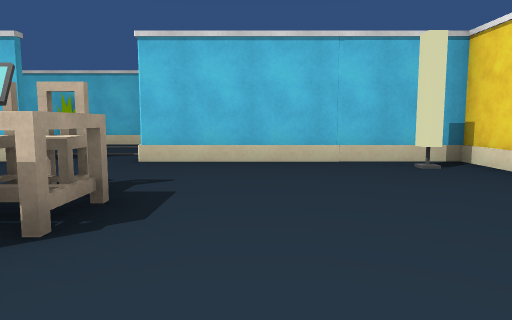
view 1 (above)

21 first-person views from a walk through a 3-D level made in the Unity game engine. The camera is 1.2 m above the floor, tilts 6° down and sees 70° across. The floor is counted in squares, 2 m on a side. Each view is taken from the middle of a square. On the plan, view 1 faces up. The plan holds only what a view shows up to about 10 squares ahead; the rest is blank. The place goes on beyond the plan. The player character is not drawn. Some animated figures are not drawn.

view 2
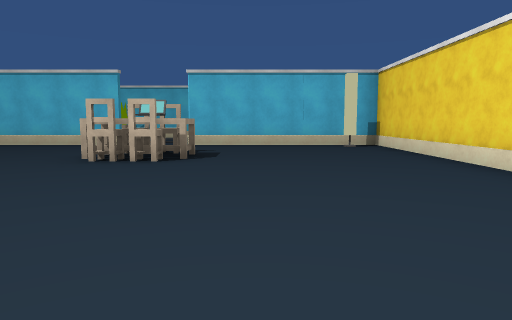

view 3
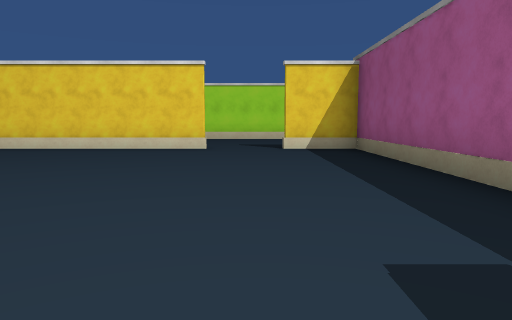

view 4
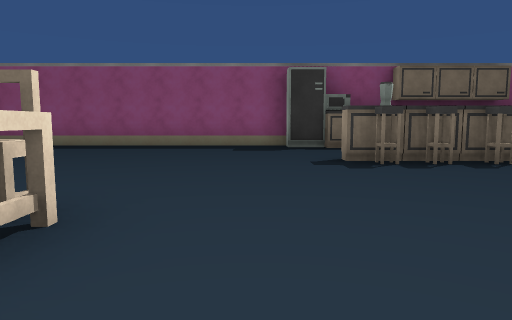

view 5
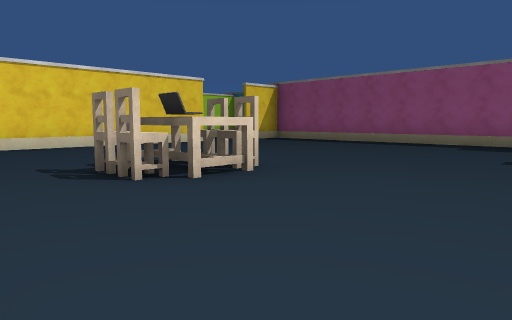

view 6
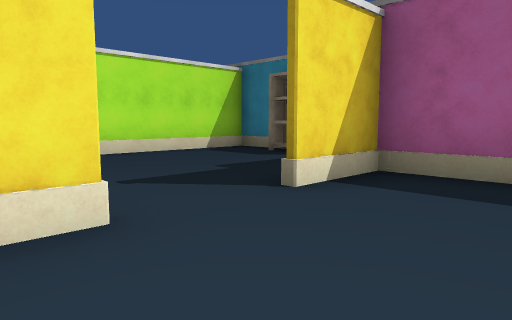

view 7
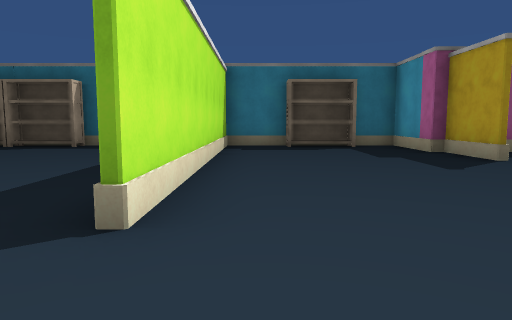

view 8
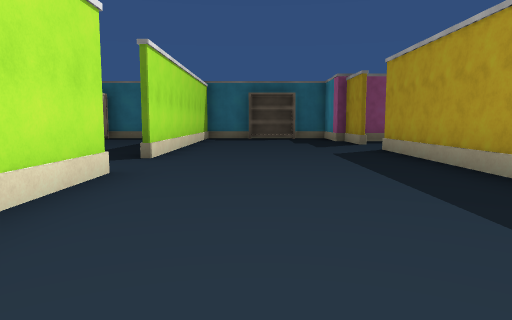

view 9
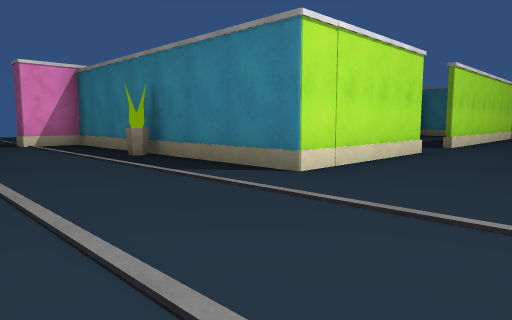

view 10
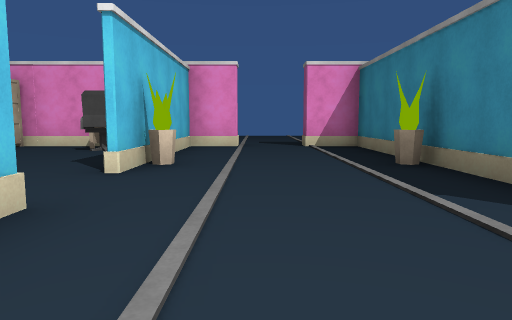

view 11
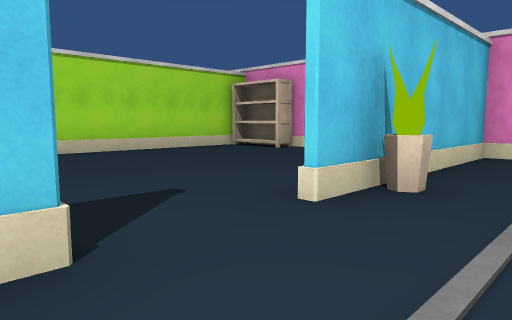

view 12
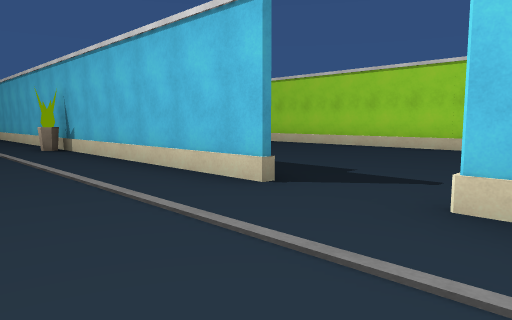

view 13
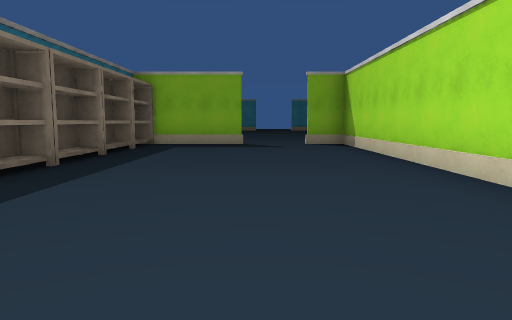

view 14
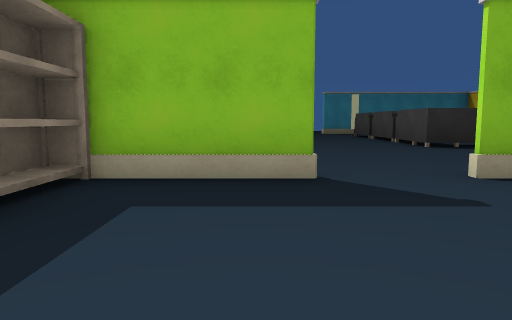

view 15
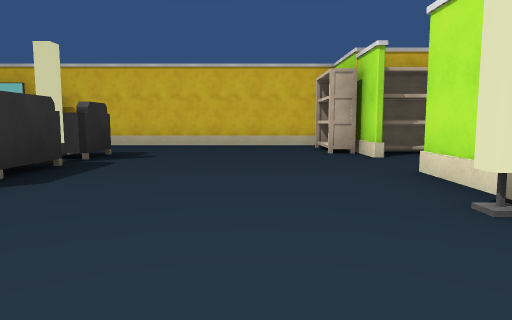

view 16
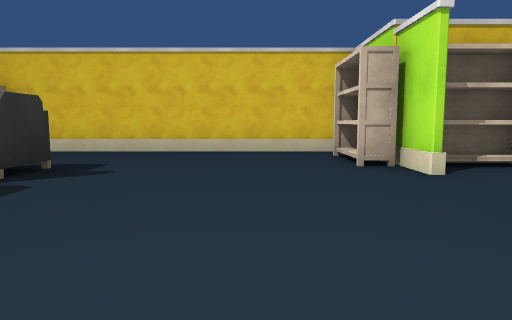

view 17
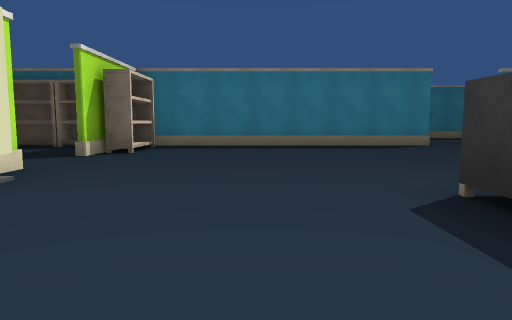

view 18
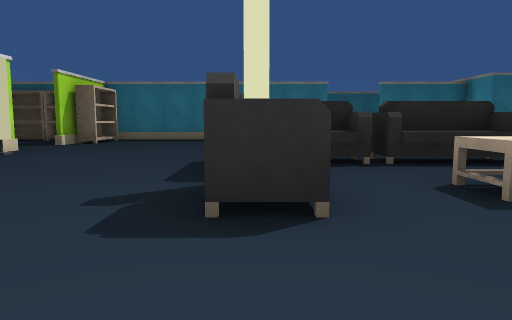

view 19
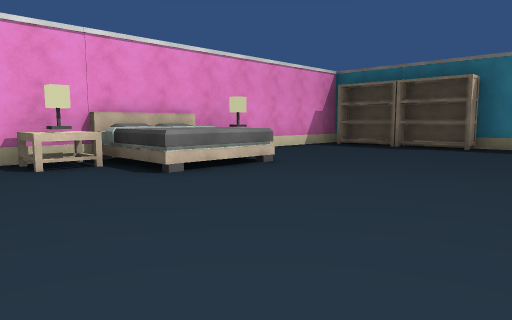

view 20
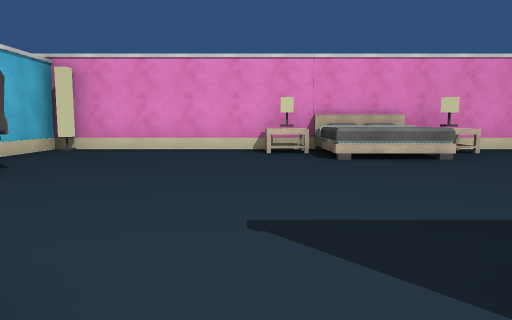

view 21
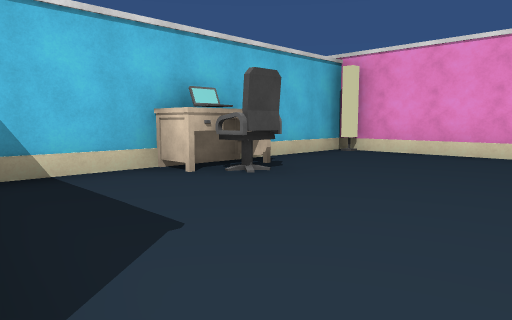

### Floor plan
Points are (right, up) in squares from view 1. A wall is a line through its corners. A room is listed if a view was taken in it or the views show most of it. See-through windows are left out.
Room 1 (views 1, 2, 3, 4, 5, 6)
walls: (3.1, -1.9) (3.1, 5.5) (-1.8, 5.5); (-3.5, 5.5) (-6.5, 5.5); (-4.5, -5.2) (3.5, -5.2); (3.1, -5.2) (3.1, -3.6)
ways out: opening at (-2.5, 6) to room 2; opening at (3, -2.5) to room 2
objects: other object (-6, -2); chair (-2, 2); chair (-2, 3)
Room 2 (views 7, 8, 9, 10, 11, 12, 13, 14, 15, 16, 17, 18, 20)
walls: (3.6, 9.6) (-0.6, 9.6); (1, 11.6) (1, 12.6); (1.1, 12.6) (1.1, 10.1); (8.5, 9.6) (7.5, 9.6); (1, 14.4) (1, 17.4); (-3, 9.6) (-5.4, 9.6); (3.3, 2.2) (3.3, -1.9); (7.7, 1.6) (7.7, 5.5) (10.5, 5.5); (12.4, 5.5) (15, 5.5); (1, 19.1) (1, 20.4); (-6.4, 9.8) (0.6, 9.8); (15, 8.4) (15, 9.6) (10.2, 9.6); (15, 12) (15, 13.5); (14.5, 15.4) (1.1, 15.4); (15, 5.1) (15, 6.8); (0.6, 22.3) (-5.2, 22.3); (3.3, -3.6) (3.3, -5.2); (3.5, -5.2) (3.5, -7.2) (4.5, -7.2); (6.1, -7.2) (7.7, -7.2) (7.7, 0)
ways out: opening at (-2.5, 6) to room 1; opening at (3, -2.5) to room 1; opening at (8, 0.5) to room 3; opening at (1, 18.5); opening at (15, 7.5)
objects: sofa (-6, 16); table (-6, 19); other object (-6, 22); plant (-5, 9); sofa (-5, 16) to (-4, 18); other object (-4, 19); bookshelf (1, 11); bookshelf (1, 21); bookshelf (2, 10); plant (3, 9); bookshelf (4, 10); bookshelf (5, 10) to (6, 10); bookshelf (7, 10); plant (11, 6); plant (11, 9); desk (14, 10); other object (14, 12)
Room 3 (views 19, 21)
walls: (10.6, -7.2) (11.4, -7.2); (15, -6.4) (15, 5.1); (10.5, 5.5) (8.8, 5.5); (15, 5.5) (12.6, 5.5)
ways out: opening at (8, 0.5) to room 2
objects: bookshelf (5, -7); other object (11, 4); laptop (11, 5); bookshelf (12, -7); desk (12, 5); bookshelf (14, -7); table (14, -3); other object (14, -2); other object (14, -1); bed (14, 0); table (14, 1)

Where each view was taken, in squares from view 1:
view 1: 0 up, 0 right, facing up
view 2: 4 down, 0 right, facing up
view 3: 3 down, 5 left, facing right
view 4: 4 up, 4 left, facing down
view 5: 5 up, 6 left, facing down-right
view 6: 1 down, 1 right, facing down-right
view 7: 2 up, 7 right, facing down
view 8: 6 up, 6 right, facing down
view 9: 9 up, 5 right, facing down-right
view 10: 8 up, 6 right, facing right
view 11: 8 up, 8 right, facing up-right
view 12: 7 up, 11 right, facing up-left
view 13: 13 up, 11 right, facing left
view 14: 12 up, 5 right, facing left
view 15: 13 up, 1 left, facing up
view 16: 15 up, 1 left, facing up
view 17: 19 up, 2 left, facing down
view 18: 22 up, 4 left, facing down
view 19: 2 up, 9 right, facing down-right
view 20: 1 up, 7 right, facing right
view 21: 1 up, 8 right, facing up-right
